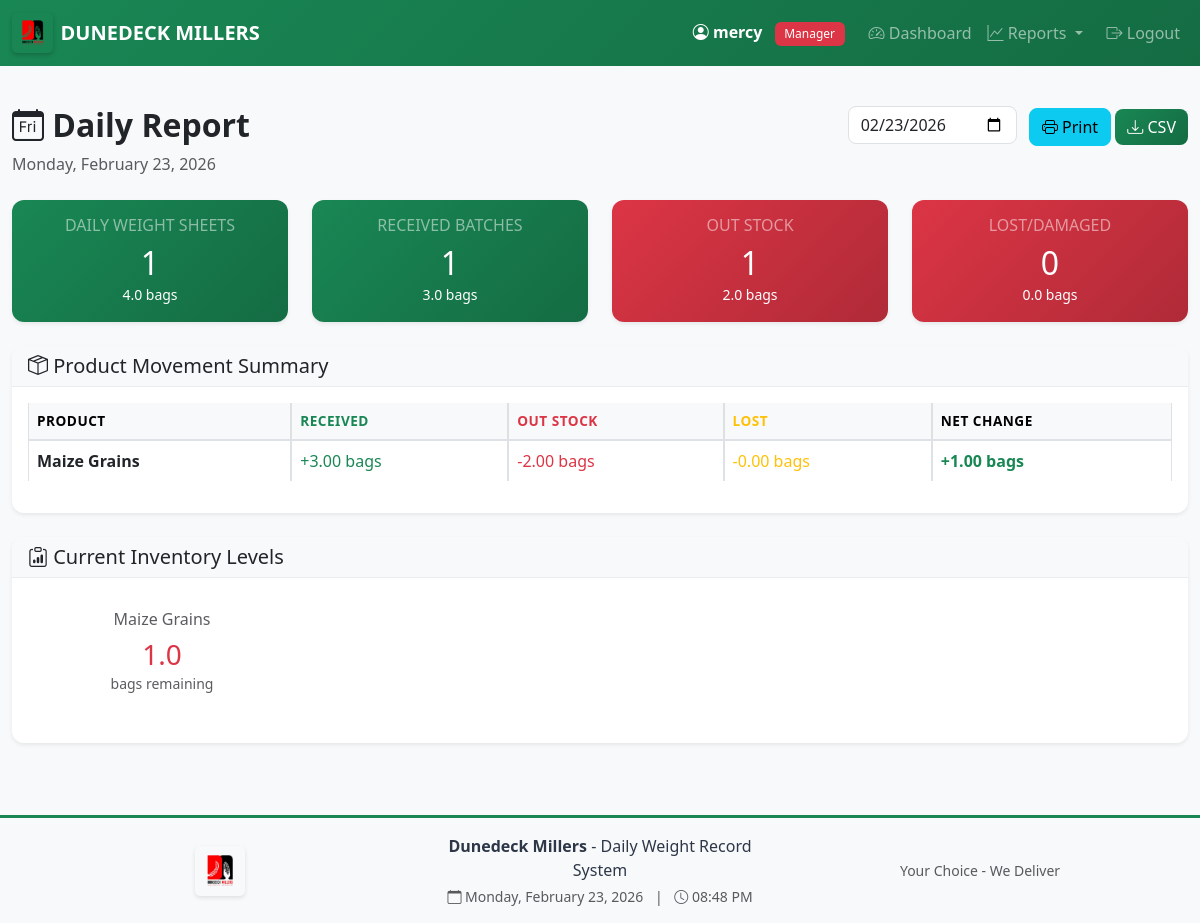
The page /reports/daily (signed in) on the database its author committed.
### app.py (models this page shows, shortened)
class User(UserMixin, db.Model):
    id = db.Column(db.Integer, primary_key=True)
    username = db.Column(db.String(80), unique=True, nullable=False)
    password_hash = db.Column(db.String(200), nullable=False)
    name = db.Column(db.String(100), nullable=False)
    role = db.Column(db.String(20), nullable=False)  # 'worker', 'manager', 'director', 'admin'
    must_change_password = db.Column(db.Boolean, default=False)
    is_blocked = db.Column(db.Boolean, default=False)
    created_at = db.Column(db.DateTime, default=datetime.utcnow)
    last_login = db.Column(db.DateTime)
    sheets = db.relationship('IntakeSheet', backref='worker', lazy=True, foreign_keys='IntakeSheet.worker_id')

class IntakeSheet(db.Model):
    id = db.Column(db.Integer, primary_key=True)
    sheet_date = db.Column(db.Date, nullable=False, default=date.today)
    product_type = db.Column(db.String(50), nullable=False)  # Maize Grains, Maize Germ, Animal Feeds, Other
    sheet_type = db.Column(db.String(20), nullable=False, default='daily')  # 'daily', 'received', 'outstock', 'lost'
    worker_id = db.Column(db.Integer, db.ForeignKey('user.id'), nullable=False)
    authorized_by_id = db.Column(db.Integer, db.ForeignKey('user.id'))
    destination = db.Column(db.String(200))
    purpose = db.Column(db.String(200))
    authorization_status = db.Column(db.String(20), default='pending')  # 'pending', 'authorized', 'rejected'
    status = db.Column(db.String(20), default='In Progress')  # 'In Progress', 'Closed'
    created_at = db.Column(db.DateTime, nullable=False, default=datetime.utcnow)
    closed_at = db.Column(db.DateTime)
    entries = db.relationship('IntakeEntry', backref='sheet', lazy=True, cascade='all, delete-orphan')
    authorized_by = db.relationship('User', foreign_keys=[authorized_by_id])

class InventorySummary(db.Model):
    id = db.Column(db.Integer, primary_key=True)
    product_type = db.Column(db.String(50), unique=True, nullable=False)
    total_received_bags = db.Column(db.Float, default=0)
    total_outstock_bags = db.Column(db.Float, default=0)
    total_lost_bags = db.Column(db.Float, default=0)
    remaining_bags = db.Column(db.Float, default=0)
    last_updated = db.Column(db.DateTime, default=datetime.utcnow)
    def is_critical_stock(self):
        return self.remaining_bags < 20

### app.py (the view)
@app.route('/reports/daily')
@login_required
def daily_report():
    if current_user.role not in ['manager', 'director', 'admin']:
        flash('Access denied. Manager or Director privileges required.', 'danger')
        return redirect(url_for('dashboard'))
    date_str = request.args.get('date', date.today().isoformat())
    try:
        report_date = datetime.strptime(date_str, '%Y-%m-%d').date()
    except:
        report_date = date.today()
    sheets = IntakeSheet.query.filter_by(sheet_date=report_date).all()
    stats = {
        'daily': {'count': 0, 'cages': 0, 'weight': 0, 'bags': 0},
        'received': {'count': 0, 'cages': 0, 'weight': 0, 'bags': 0},
        'outstock': {'count': 0, 'cages': 0, 'weight': 0, 'bags': 0},
        'lost': {'count': 0, 'cages': 0, 'weight': 0, 'bags': 0}
    }
    product_stats = {}
    for sheet in sheets:
        sheet_type = sheet.sheet_type
        product = sheet.product_type
        if product in ['Maize Grains', 'Maize Germ']:
            bag_weight = 90
        else:
            bag_weight = 50
        total_cages = len(sheet.entries)
        total_weight = sum(entry.weight for entry in sheet.entries)
        total_bags = total_weight / bag_weight if bag_weight > 0 else 0
        stats[sheet_type]['count'] += 1
        stats[sheet_type]['cages'] += total_cages
        stats[sheet_type]['weight'] += total_weight
        stats[sheet_type]['bags'] += total_bags
        if product not in product_stats:
            product_stats[product] = {'received': 0, 'outstock': 0, 'lost': 0, 'net': 0}
        if sheet_type == 'received':
            product_stats[product]['received'] += total_bags
        elif sheet_type == 'outstock':
            product_stats[product]['outstock'] += total_bags
        elif sheet_type == 'lost':
            product_stats[product]['lost'] += total_bags
        product_stats[product]['net'] = (
            product_stats[product]['received'] -
            product_stats[product]['outstock'] -
            product_stats[product]['lost']
        )
    inventories = InventorySummary.query.all()
    summary_cards = [
        {'title': 'DAILY WEIGHT SHEETS', 'value': stats['daily']['count'],
         'subtitle': f"{stats['daily']['bags']:.1f} bags", 'color': 'primary'},
        {'title': 'RECEIVED BATCHES', 'value': stats['received']['count'],
         'subtitle': f"{stats['received']['bags']:.1f} bags", 'color': 'success'},
        {'title': 'OUT STOCK', 'value': stats['outstock']['count'],
         'subtitle': f"{stats['outstock']['bags']:.1f} bags", 'color': 'danger'},
        {'title': 'LOST/DAMAGED', 'value': stats['lost']['count'],
         'subtitle': f"{stats['lost']['bags']:.1f} bags", 'color': 'warning'}
    ]
    return render_template('reports/universal_report.html',
                         report_type='daily',
                         report_title='Daily Report',
                         report_subtitle=report_date.strftime('%A, %B %d, %Y'),
                         report_icon='calendar-day',
                         report_date=report_date,
                         summary_cards=summary_cards,
                         product_stats=product_stats,
                         inventories=inventories,
                         export_url=url_for('export_csv', date=report_date.strftime('%Y-%m-%d')))

### templates/reports/universal_report.html (shortened to what this page needs)
{% extends "base.html" %}
{% block content %}
<div class="row mb-4 no-print">
    <div class="col-md-8">
        <h2 class="fw-bold">
            <i class="bi bi-{{ report_icon }}"></i> {{ report_title }}
        </h2>
        <p class="text-muted mb-0">{{ report_subtitle }}</p>
    </div>
    <div class="col-md-4 text-md-end">
        {% if report_type == 'daily' %}
        <input type="date" id="dateSelector" class="form-control d-inline-block w-auto"
               value="{{ report_date.strftime('%Y-%m-%d') }}" onchange="changeDate('daily')">
        {% elif report_type == 'weekly' %}
        <input type="date" id="dateSelector" class="form-control d-inline-block w-auto"
               value="{{ end_date.strftime('%Y-%m-%d') }}" onchange="changeDate('weekly')">
        <small class="d-block text-muted">Select end date</small>
        {% elif report_type == 'movement' %}
        <input type="date" id="endDateSelector" class="form-control d-inline-block w-auto"
               value="{{ end_date.strftime('%Y-%m-%d') }}" onchange="changeDate('movement')">
        <small class="d-block text-muted">Last 30 days ending</small>
        {% endif %}
        <button class="btn btn-info ms-2" onclick="window.print()">
            <i class="bi bi-printer"></i> Print
        </button>
        <a href="{{ export_url }}" class="btn btn-success" download>
            <i class="bi bi-download"></i> CSV
        </a>
    </div>
</div>
<div class="row mb-4">
    {% for card in summary_cards %}
    <div class="col-md-{{ 12 // summary_cards|length }}">
        <div class="card bg-{{ card.color }} text-white shadow-sm">
            <div class="card-body text-center">
                <h6 class="text-white-50">{{ card.title }}</h6>
                <h2 class="mb-0">{{ card.value }}</h2>
                {% if card.subtitle %}
                <small>{{ card.subtitle }}</small>
                {% endif %}
            </div>
        </div>
    </div>
    {% endfor %}
</div>
{% if report_type == 'daily' %}
<div class="card shadow-sm mb-4">
    <div class="card-header bg-light">
        <h5 class="mb-0"><i class="bi bi-box-seam"></i> Product Movement Summary</h5>
    </div>
    <div class="card-body">
        <div class="table-responsive">
            <table class="table table-bordered table-hover">
                <thead class="table-light">
                    <tr>
                        <th>Product</th>
                        <th class="text-success">Received</th>
                        <th class="text-danger">Out Stock</th>
                        <th class="text-warning">Lost</th>
                        <th class="fw-bold">Net Change</th>
                    </tr>
                </thead>
                <tbody>
                    {% for product, data in product_stats.items() %}
                    <tr>
                        <td class="fw-semibold">{{ product }}</td>
                        <td class="text-success">+{{ "%.2f"|format(data.received) }} bags</td>
                        <td class="text-danger">-{{ "%.2f"|format(data.outstock) }} bags</td>
                        <td class="text-warning">-{{ "%.2f"|format(data.lost) }} bags</td>
                        <td class="fw-bold {% if data.net > 0 %}text-success{% elif data.net < 0 %}text-danger{% endif %}">
                            {{ "%+.2f"|format(data.net) }} bags
                        </td>
                    </tr>
                    {% endfor %}
                </tbody>
            </table>
        </div>
    </div>
</div>
{% endif %}
<div class="card shadow-sm">
    <div class="card-header bg-light">
        <h5 class="mb-0"><i class="bi bi-clipboard-data"></i> Current Inventory Levels</h5>
    </div>
    <div class="card-body">
        <div class="row">
            {% for inv in inventories %}
            <div class="col-md-6 col-lg-3 mb-3">
                <div class="card {% if inv.is_critical_stock() %}border-danger{% elif inv.is_low_stock() %}border-warning{% endif %}">
                    <div class="card-body text-center">
                        <h6 class="text-muted">{{ inv.product_type }}</h6>
                        <h3 class="mb-0 {% if inv.is_critical_stock() %}text-danger{% elif inv.is_low_stock() %}text-warning{% else %}text-success{% endif %}">
                            {{ "%.1f"|format(inv.remaining_bags) }}
                        </h3>
                        <small class="text-muted">bags remaining</small>
                    </div>
                </div>
            </div>
            {% endfor %}
        </div>
    </div>
</div>
{% endblock %}

### templates/base.html (shortened to what this page needs)
<!DOCTYPE html>
<html lang="en">
<head>
    <link href="https://cdn.jsdelivr.net/npm/bootstrap@5.3.0/dist/css/bootstrap.min.css" rel="stylesheet">
    <link rel="stylesheet" href="https://cdn.jsdelivr.net/npm/bootstrap-icons@1.10.0/font/bootstrap-icons.css">
    <link rel="stylesheet" href="{{ url_for('static', filename='css/style.css') }}">
</head>
<body>
    {% if current_user.is_authenticated %}
    <nav class="navbar navbar-expand-lg navbar-dark bg-primary navbar-fixed">
        <div class="container-fluid">
            <a class="navbar-brand d-flex align-items-center" href="{{ url_for('dashboard') }}">
                <img src="{{ url_for('static', filename='images/logo.jpeg') }}"
                     alt="Dunedeck Millers"
                     height="40"
                     class="me-2"
                     style="border-radius: 5px;">
                <span class="fw-bold">DUNEDECK MILLERS</span>
            </a>
            <div class="collapse navbar-collapse" id="navbarNav">
                <ul class="navbar-nav ms-auto align-items-center">
                    <li class="nav-item">
                        <span class="navbar-text text-white me-3">
                            <i class="bi bi-person-circle"></i>
                            <strong>{{ current_user.name }}</strong>
                            <span class="badge role-{{ current_user.role }} ms-2">{{ current_user.role|title }}</span>
                        </span>
                    </li>
                    {% if current_user.role == 'worker' %}
                    <li class="nav-item">
                        <a class="nav-link" href="{{ url_for('worker_dashboard') }}">
                            <i class="bi bi-speedometer2"></i> Dashboard
                        </a>
                    </li>
                    {% elif current_user.role == 'manager' %}
                    <li class="nav-item">
                        <a class="nav-link" href="{{ url_for('manager_dashboard') }}">
                            <i class="bi bi-speedometer2"></i> Dashboard
                        </a>
                    </li>
                    <li class="nav-item dropdown">
                        <a class="nav-link dropdown-toggle" href="#" id="reportsDropdown" role="button" data-bs-toggle="dropdown">
                            <i class="bi bi-graph-up"></i> Reports
                        </a>
                    </li>
                    {% elif current_user.role == 'admin' %}
                    <li class="nav-item">
                        <a class="nav-link" href="{{ url_for('admin_dashboard') }}">
                            <i class="bi bi-shield-lock"></i> Admin
                        </a>
                    </li>
                    {% endif %}
                    <li class="nav-item">
                        <a class="nav-link btn btn-outline-light btn-sm ms-2" href="{{ url_for('logout') }}">
                            <i class="bi bi-box-arrow-right"></i> Logout
                        </a>
                    </li>
                </ul>
            </div>
        </div>
    </nav>
    {% endif %}
    <main class="container-fluid py-4">
        {% block content %}{% endblock %}
    </main>
    {% if current_user.is_authenticated %}
    <footer class="text-center py-3 mt-5" style="background-color: #f8f9fa; border-top: 3px solid var(--dm-green);">
        <div class="container">
            <div class="row align-items-center">
                <div class="col-md-4">
                    <img src="{{ url_for('static', filename='images/logo.jpeg') }}"
                         alt="Dunedeck Millers"
                         height="50"
                         style="border-radius: 5px;">
                </div>
                <div class="col-md-4">
                    <p class="mb-1" style="color: var(--dm-dark);">
                        <strong>Dunedeck Millers</strong> - Daily Weight Record System
                    </p>
                    <p class="mb-0 text-muted small">
                        <i class="bi bi-calendar"></i> <span id="currentDate"></span>
                        <span class="mx-2">|</span>
                        <i class="bi bi-clock"></i> <span id="currentTime"></span>
                    </p>
                </div>
                <div class="col-md-4">
                    <p class="mb-0 text-muted small">
                        Your Choice - We Deliver
                    </p>
                </div>
            </div>
        </div>
    </footer>
    {% endif %}
</body>
</html>

### rows shown on the page
User: name "mercy", role "Manager"
IntakeSheet: product_type "Maize Grains", received "3.00", outstock "2.00", lost "0.00", net "+1.00"
InventorySummary: product_type "Maize Grains", remaining_bags "1.0"

### other values the page prints
{{ report_title }} "Daily Report"
{{ report_subtitle }} "Monday, February 23, 2026"
{{ card.title }} "DAILY WEIGHT SHEETS" "RECEIVED BATCHES" "OUT STOCK" "LOST/DAMAGED"
{{ card.value }} "1" "1" "1" "0"
{{ card.subtitle }} "4.0 bags" "3.0 bags" "2.0 bags" "0.0 bags"
